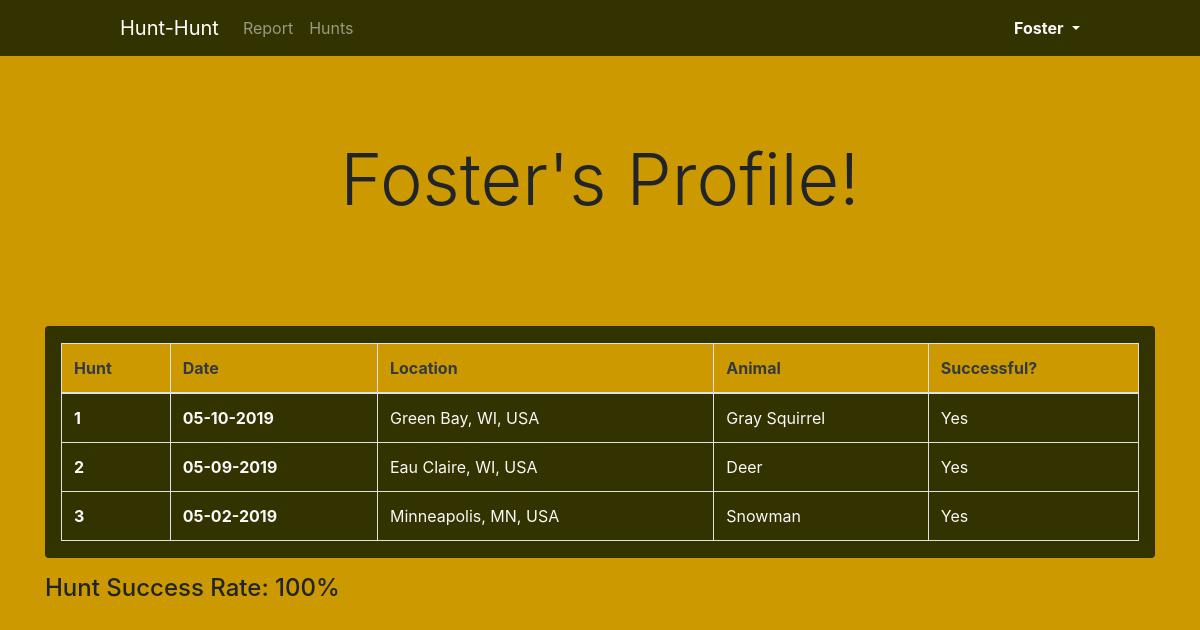
The page /account.php (signed in) on the database its author committed.
### tables this page shows
CREATE TABLE `hunts` (
  `hunt_id` int(11) NOT NULL,
  `huntDate` date NOT NULL,
  `isSuccess` varchar(10) NOT NULL,
  `animal_id` int(11) NOT NULL,
  `location_id` int(11) NOT NULL,
  `user_id` int(11) NOT NULL
);

CREATE TABLE `locations` (
  `location_id` int(11) NOT NULL,
  `locationName` varchar(64) NOT NULL,
  `longitude` double NOT NULL,
  `latitude` double NOT NULL
);

CREATE TABLE `animals` (
  `animal_id` int(11) NOT NULL,
  `animalName` varchar(64) NOT NULL
);

### account.php (the view, shortened to what this page needs)
<!DOCTYPE html>
<html>
  <head>
    <link rel="stylesheet" href="https://stackpath.bootstrapcdn.com/bootstrap/4.3.1/css/bootstrap.min.css">
    <link rel="stylesheet" type="text/css" href="hunt.css">
  </head>
  <body>
    <?php include 'nav.php' ?>
    <div class="container">
			<div class="row mx-auto">
        <div class="col-12">
          <div class="jumbotron yellow">
            <h1 class="display-3 text-green"><?php echo $_SESSION['username']; ?>'s Profile!</h1>
          </div>
        </div>
          <?php
            $user_id = $_SESSION['user_id'];
            $updateStatement = $conn->prepare("SELECT * FROM hunts INNER JOIN users ON hunts.user_id=users.user_id
                                          INNER JOIN animals ON hunts.animal_id = animals.animal_id
                                            INNER JOIN locations ON hunts.location_id = locations.location_id
                                              WHERE hunts.user_id='$user_id' ORDER BY huntDate DESC");
            $updateStatement->execute();
            $userHunts = $updateStatement->fetchAll();
            $nHunts = 0;
            $nSuccess = 0;
            foreach($userHunts as $hunt){
              $nHunts += 1;
              if($hunt['isSuccess'] == 'true'){
                $nSuccess += 1;
              }
            }
            if($nHunts > 0){ ?>
        <div class="col-12 card green text-light pt-3">
          <table class="table text-light table-bordered">
            <thead class="yellow text-dark">
              <tr>
                <th scope="col">Hunt</th>
                <th scope="col">Date</th>
                <th scope="col">Location</th>
                <th scope="col">Animal</th>
                <th scope="col">Successful?</th>
              </tr>
            </thead>
            <tbody>
              <?php
              $count = 1;
               foreach($userHunts as $hunt){
                if($hunt['isSuccess'] == 'true'){
                  $success = 'Yes';
                }else{
                  $success = 'No';
                }
                $dateToString = $hunt['huntDate'];
                $dateSplit = explode("-", $dateToString);
                $stringDate = $dateSplit[1] . '-' . $dateSplit[2] . '-' . $dateSplit[0];
                $text = 'A' . $success . $hunt['animalName'] . ' hunt.'; ?>
                <tr>
                  <th scope="row"><?php echo $count; ?></th>
                  <th ><?php echo $stringDate; ?></th>
                  <td><?php echo $hunt['locationName']; ?></td>
                  <td><?php echo $hunt['animalName']; ?></td>
                  <td><?php echo $success ?></td>
                </tr>
              <?php $count++; }?>
            </tbody>
          </table>
        </div>
        <h4 class="mt-3 mb-5">Hunt Success Rate: <?php  echo $nSuccess/$nHunts *100 . '%'; ?></h4>
        <?php } else {?>
        <div class="col-12 card green text-light pt-2 mb-5 ">
          <h3 class="text-center">You have yet to register a hunt! Once you start registering, you can view your hunts and stats here.</h3>
        </div>
        <?php } ?>
			</div>
    </div>
  </body>
</html>

### hunt.css (style rules this page uses)
body { background-color: #CC9900; }
.green { background-color: #333300; }
.yellow { background-color: #CC9900; }
h1 { text-align: center; }

### rows shown on the page
hunts: huntDate "05-10-2019", location.locationName "Green Bay, WI, USA", animal.animalName "Gray Squirrel", isSuccess "Yes"
hunts: huntDate "05-09-2019", location.locationName "Eau Claire, WI, USA", animal.animalName "Deer", isSuccess "Yes"
hunts: huntDate "05-02-2019", location.locationName "Minneapolis, MN, USA", animal.animalName "Snowman", isSuccess "Yes"

### other values the page prints
$_SESSION['username'] "Foster"
$nSuccess/$nHunts *100 "100"
